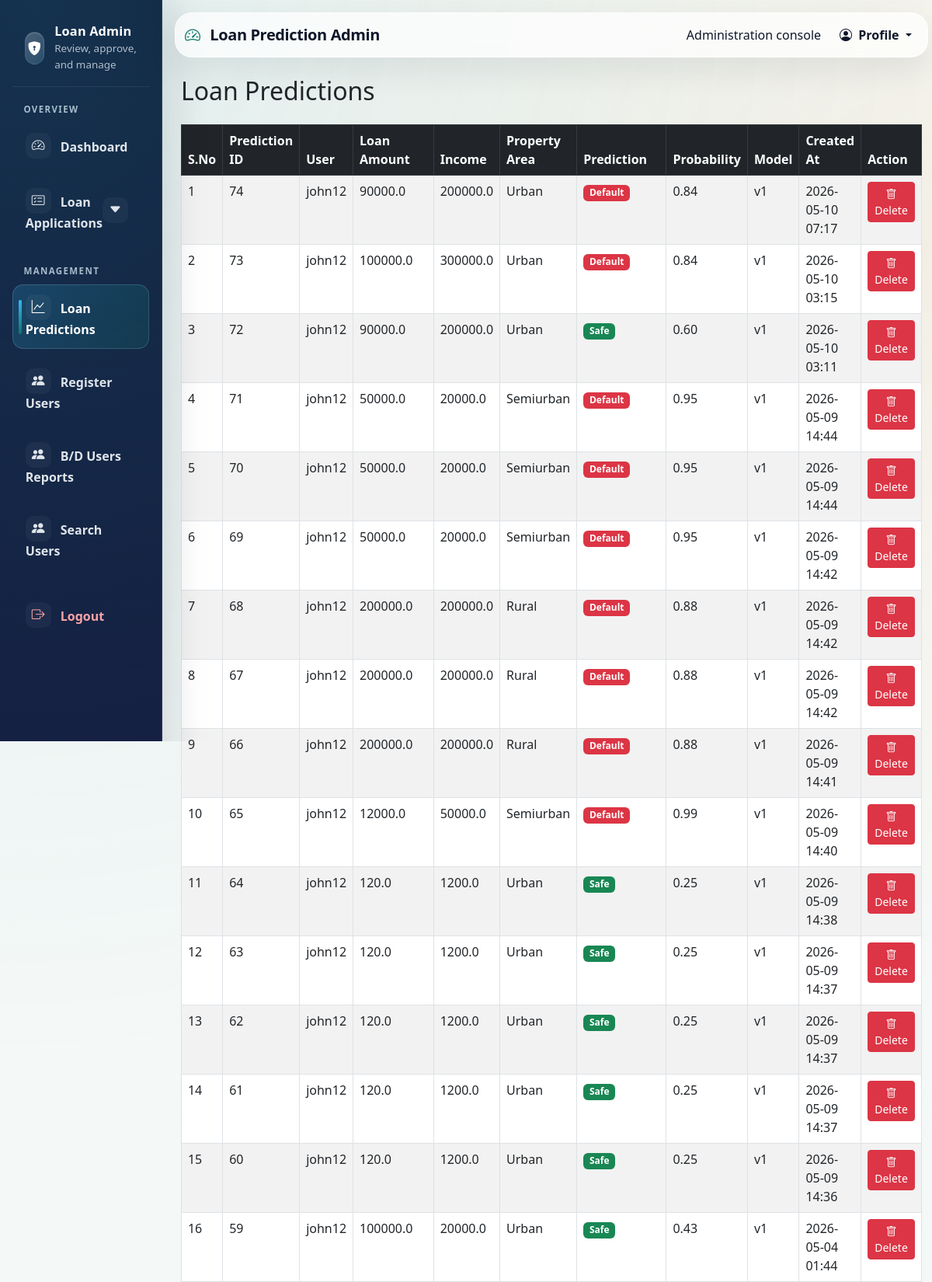
The page /admin-panel/admin/predictions/ (signed in, upper part) on the database its author committed.
### predictions/models.py (models this page shows, shortened)
class LoanApplication(models.Model):
    user = models.ForeignKey(User, null=True, blank=True, on_delete=models.SET_NULL)
    gender = models.CharField(max_length=20)
    married = models.CharField(max_length=10)
    dependents = models.CharField(max_length=10)
    education = models.CharField(max_length=20)
    self_employed = models.CharField(max_length=10)
    applicant_income = models.FloatField()
    coapplicant_income = models.FloatField()
    loan_amount = models.FloatField()
    loan_amount_term = models.FloatField(null=True, blank=True)
    credit_history = models.IntegerField(null=True, blank=True)
    property_area = models.CharField(max_length=20)
    created_at = models.DateTimeField(auto_now_add=True)
    class Meta:
        ordering = ['-created_at']
        verbose_name_plural = "Loan Applications"

class PredictionResult(models.Model):
    application = models.OneToOneField(LoanApplication, on_delete=models.CASCADE, related_name='prediction')
    predicted_default = models.BooleanField()
    probability = models.FloatField()
    model_version = models.CharField(max_length=20, default='v1')
    created_at = models.DateTimeField(auto_now_add=True)
    class Meta:
        ordering = ['-created_at']

### admin_panel/views.py (the view)
# urls.py: path('admin/predictions/', views.admin_predictions_view, name='admin_predictions'),
@user_passes_test(admin_required, login_url='admin_login')
def admin_predictions_view(request: HttpRequest) -> HttpResponse:
    applications = LoanApplication.objects.select_related('prediction').order_by('-created_at')
    logger.info(f"Admin {request.user.username} viewed all predictions")
    return render(request, 'admin_predictions.html', {'applications': applications})

### admin_panel/views.py (called while the page is built)
def admin_required(user) -> bool:
    return user.is_authenticated and user.is_staff

### admin_panel/templates/admin_predictions.html (shortened to what this page needs)
{% extends 'base.html' %}
{% block content %}
<h2 class="mb-4">Loan Predictions</h2>
<table class="table table-bordered table-striped">
    <thead class="table-dark">
        <tr>
            <th>S.No</th>
            <th>Prediction ID</th>
            <th>User</th>
            <th>Loan Amount</th>
            <th>Income</th>
            <th>Property Area</th>
            <th>Prediction</th>
            <th>Probability</th>
            <th>Model</th>
            <th>Created At</th>
            <th>Action</th>
        </tr>
    </thead>
    <tbody>
        {% for app in applications %}
        <tr>
           <td>{{ forloop.counter }}</td>
            <td>{{ app.id }}</td>
            <td>{{ app.user.username }}</td>
            <td>{{ app.loan_amount }}</td>
            <td>{{ app.applicant_income }}</td>
            <td>{{ app.property_area }}</td>
            <td>
                {% if app.prediction %}
                    {% if app.prediction.predicted_default %}
                        <span class="badge bg-danger">Default</span>
                    {% else %}
                        <span class="badge bg-success">Safe</span>
                    {% endif %}
                {% else %}
                    <span class="badge bg-secondary">Not Predicted</span>
                {% endif %}
            </td>
            <td>
                {% if app.prediction %}
                    {{ app.prediction.probability|floatformat:2 }}
                {% else %}
                    N/A
                {% endif %}
            </td>
            <td>{{ app.prediction.model_version|default:"-" }}</td>
            <td>{{ app.prediction.created_at|date:"Y-m-d H:i" }}</td>
            <td>
                {% if app.prediction %}
                    <a href="{% url 'delete_prediction' app.id %}" class="btn btn-sm btn-danger"
                       onclick="return confirm('Are you sure you want to delete this prediction?');">
                        <i class="bi bi-trash"></i> Delete
                    </a>
                {% else %}
                    <span class="text-muted">-</span>
                {% endif %}
            </td>
        </tr>
        {% endfor %}
    </tbody>
</table>
{% endblock %}

### admin_panel/static/admin_panel/css/admin_style.css (style rules this page uses)
:root { --admin-ink: #0f172a; --admin-muted: #64748b; --admin-brand: #0f766e; --admin-brand-deep: #115e59; --admin-accent: #d97706; --admin-bg: #f4f8f7; --admin-surface: rgba(255, 255, 255, 0.72); --admin-border: rgba(15, 23, 42, 0.10); --admin-shadow: 0 18px 42px rgba(15, 23, 42, 0.08); --admin-shadow-soft: 0 10px 24px rgba(15, 23, 42, 0.05); }
* { box-sizing: border-box; }
body { color: var(--admin-ink); background: radial-gradient(circle at 0% 0%, rgba(15, 118, 110, 0.10) 0, transparent 32%), radial-gradient(circle at 100% 8%, rgba(217, 119, 6, 0.08) 0, transparent 24%), linear-gradient(180deg, #f8fbfa 0%, #edf3f2 100%); }
.admin-content > * { animation: admin-fade-up 220ms ease-out; }
.table { border-color: var(--admin-border); }
.table thead { background: linear-gradient(120deg, var(--admin-ink) 0%, var(--admin-brand-deep) 100%); color: #fff; }

### rows shown on the page
LoanApplication: id "74", user.username "john12", loan_amount "90000.0", applicant_income "200000.0", property_area "Urban", shows "Default", prediction.probability "0.84", prediction.model_version "v1", prediction.created_at "2026-05-10 07:17", shows "Delete"
LoanApplication: id "73", user.username "john12", loan_amount "100000.0", applicant_income "300000.0", property_area "Urban", shows "Default", prediction.probability "0.84", prediction.model_version "v1", prediction.created_at "2026-05-10 03:15", shows "Delete"
LoanApplication: id "72", user.username "john12", loan_amount "90000.0", applicant_income "200000.0", property_area "Urban", shows "Safe", prediction.probability "0.60", prediction.model_version "v1", prediction.created_at "2026-05-10 03:11", shows "Delete"
LoanApplication: id "71", user.username "john12", loan_amount "50000.0", applicant_income "20000.0", property_area "Semiurban", shows "Default", prediction.probability "0.95", prediction.model_version "v1", prediction.created_at "2026-05-09 14:44", shows "Delete"
LoanApplication: id "70", user.username "john12", loan_amount "50000.0", applicant_income "20000.0", property_area "Semiurban", shows "Default", prediction.probability "0.95", prediction.model_version "v1", prediction.created_at "2026-05-09 14:44", shows "Delete"
LoanApplication: id "69", user.username "john12", loan_amount "50000.0", applicant_income "20000.0", property_area "Semiurban", shows "Default", prediction.probability "0.95", prediction.model_version "v1", prediction.created_at "2026-05-09 14:42", shows "Delete"
LoanApplication: id "68", user.username "john12", loan_amount "200000.0", applicant_income "200000.0", property_area "Rural", shows "Default", prediction.probability "0.88", prediction.model_version "v1", prediction.created_at "2026-05-09 14:42", shows "Delete"
LoanApplication: id "67", user.username "john12", loan_amount "200000.0", applicant_income "200000.0", property_area "Rural", shows "Default", prediction.probability "0.88", prediction.model_version "v1", prediction.created_at "2026-05-09 14:42", shows "Delete"
LoanApplication: id "66", user.username "john12", loan_amount "200000.0", applicant_income "200000.0", property_area "Rural", shows "Default", prediction.probability "0.88", prediction.model_version "v1", prediction.created_at "2026-05-09 14:41", shows "Delete"
LoanApplication: id "65", user.username "john12", loan_amount "12000.0", applicant_income "50000.0", property_area "Semiurban", shows "Default", prediction.probability "0.99", prediction.model_version "v1", prediction.created_at "2026-05-09 14:40", shows "Delete"
LoanApplication: id "64", user.username "john12", loan_amount "120.0", applicant_income "1200.0", property_area "Urban", shows "Safe", prediction.probability "0.25", prediction.model_version "v1", prediction.created_at "2026-05-09 14:38", shows "Delete"
LoanApplication: id "63", user.username "john12", loan_amount "120.0", applicant_income "1200.0", property_area "Urban", shows "Safe", prediction.probability "0.25", prediction.model_version "v1", prediction.created_at "2026-05-09 14:37", shows "Delete"
LoanApplication: id "62", user.username "john12", loan_amount "120.0", applicant_income "1200.0", property_area "Urban", shows "Safe", prediction.probability "0.25", prediction.model_version "v1", prediction.created_at "2026-05-09 14:37", shows "Delete"
LoanApplication: id "61", user.username "john12", loan_amount "120.0", applicant_income "1200.0", property_area "Urban", shows "Safe", prediction.probability "0.25", prediction.model_version "v1", prediction.created_at "2026-05-09 14:37", shows "Delete"
LoanApplication: id "60", user.username "john12", loan_amount "120.0", applicant_income "1200.0", property_area "Urban", shows "Safe", prediction.probability "0.25", prediction.model_version "v1", prediction.created_at "2026-05-09 14:36", shows "Delete"
LoanApplication: id "59", user.username "john12", loan_amount "100000.0", applicant_income "20000.0", property_area "Urban", shows "Safe", prediction.probability "0.43", prediction.model_version "v1", prediction.created_at "2026-05-04 01:44", shows "Delete"
